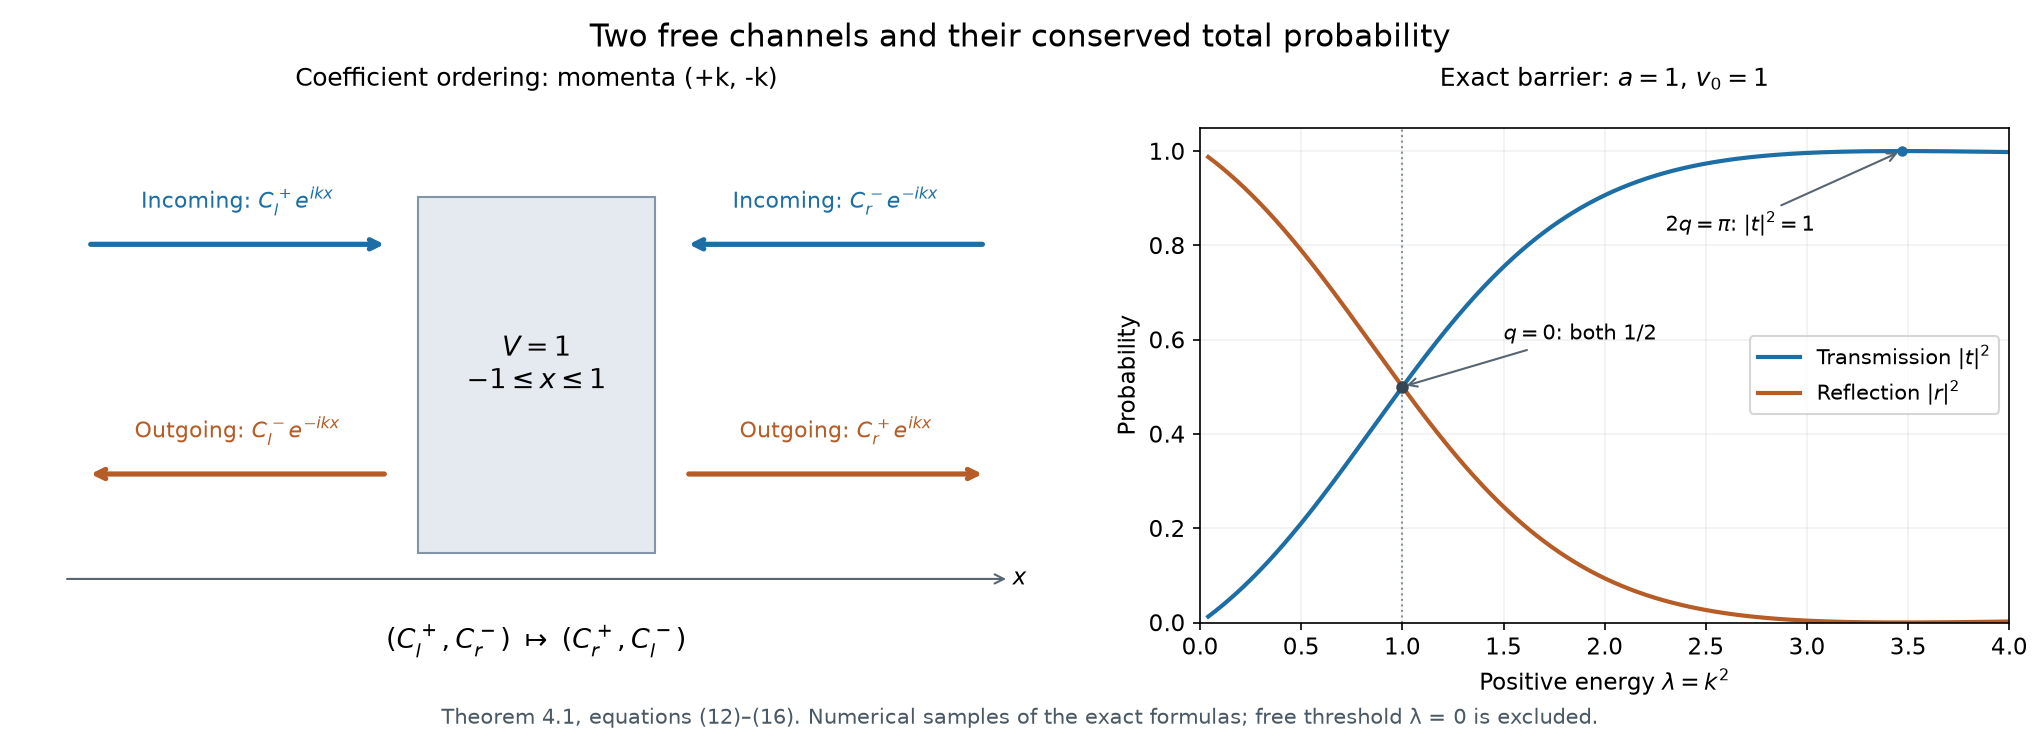

The Python source for this figure:
"""Original CC0 figure for the coefficient ordering and exact barrier formula.

Run with Python, numpy and matplotlib; output files are adjacent to this source.
No source image or private reference data are used.
"""
from pathlib import Path
import numpy as np
import matplotlib
matplotlib.use('Agg')
import matplotlib.pyplot as plt
from matplotlib.patches import Rectangle

plt.rcParams.update({'font.family':'DejaVu Sans','font.size':11,
                     'svg.hashsalt':'AN06-exact-barrier-v1'})
out=Path(__file__).resolve().parent
energy=np.unique(np.r_[np.linspace(.04,4,900),1.,1.+np.pi**2/4])
k=np.sqrt(energy)
q=np.sqrt((energy-1).astype(complex))
d=np.empty_like(q)
mask=abs(q)>1e-12
d[mask]=np.sin(2*q[mask])/q[mask]
d[~mask]=2
c=np.cos(2*q).real
alpha=((k*k+q*q)*d/(2*k)).real
beta=((k*k-q*q)*d/(2*k)).real
assert np.max(abs(c*c+alpha*alpha-1-beta*beta))<1e-11
t=np.exp(-2j*k)/(c-1j*alpha)
r=-1j*beta*t
transmission=abs(t)**2;reflection=abs(r)**2
assert np.max(abs(transmission+reflection-1))<1e-12
zero=np.where(energy==1)[0][0]
assert abs(transmission[zero]-.5)<1e-12

fig,(ax,bx)=plt.subplots(1,2,figsize=(13.6,5),gridspec_kw={'width_ratios':[1.2,1]})
fig.subplots_adjust(left=.025,right=.985,bottom=.17,top=.83,wspace=.20)
ax.set_xlim(-4.1,4.1);ax.set_ylim(-1.25,1.25);ax.axis('off')
ax.add_patch(Rectangle((-1,-.9),2,1.8,facecolor='#e5eaf0',edgecolor='#8394a6'))
ax.text(0,.05,r'$V=1$'+'\n'+r'$-1\leq x\leq1$',ha='center',va='center',fontsize=13)
ax.annotate('',xy=(4,-1.03),xytext=(-4,-1.03),arrowprops={'arrowstyle':'->','color':'#576573'})
ax.text(4.02,-1.03,r'$x$',ha='left',va='center')
blue='#1c6ea4';orange='#b65c26'
for x0,x1,y,color,label in [
    (-3.8,-1.25,.66,blue,r'Incoming: $C_l^+e^{ikx}$'),
    (3.8,1.25,.66,blue,r'Incoming: $C_r^-e^{-ikx}$'),
    (-1.25,-3.8,-.5,orange,r'Outgoing: $C_l^-e^{-ikx}$'),
    (1.25,3.8,-.5,orange,r'Outgoing: $C_r^+e^{ikx}$')]:
    ax.annotate('',xy=(x1,y),xytext=(x0,y),arrowprops={'arrowstyle':'->','lw':2.5,'color':color})
    ax.text((x0+x1)/2,y+.18,label,ha='center',color=color,fontsize=10.7)
ax.set_title('Coefficient ordering: momenta (+k, -k)',pad=20,fontsize=12)
ax.text(0,-1.38,r'$(C_l^+,C_r^-)\ \mapsto\ (C_r^+,C_l^-)$',ha='center',fontsize=13)
bx.plot(energy,transmission,color=blue,lw=2,label=r'Transmission $|t|^2$')
bx.plot(energy,reflection,color=orange,lw=2,label=r'Reflection $|r|^2$')
bx.axvline(1,color='#88939b',lw=1,ls=':')
bx.plot([1],[.5],marker='o',color='#354552',ms=5)
bx.annotate(r'$q=0$: both $1/2$',xy=(1,.5),xytext=(1.5,.6),fontsize=10,
            arrowprops={'arrowstyle':'->','color':'#576573'})
resonance=1+np.pi**2/4
bx.plot([resonance],[1],marker='o',color=blue,ms=4)
bx.annotate(r'$2q=\pi$: $|t|^2=1$',xy=(resonance,1),xytext=(2.3,.83),fontsize=10,
            arrowprops={'arrowstyle':'->','color':'#576573'})
bx.set_xlim(0,4);bx.set_ylim(0,1.05)
bx.set_xlabel(r'Positive energy $\lambda=k^2$');bx.set_ylabel('Probability')
bx.grid(alpha=.18);bx.legend(loc='center right',fontsize=10)
bx.set_title(r'Exact barrier: $a=1$, $v_0=1$',pad=20,fontsize=12)
fig.suptitle('Two free channels and their conserved total probability',fontsize=15,y=.97)
fig.text(.5,.035,'Theorem 4.1, equations (12)–(16). Numerical samples of the exact formulas; free threshold λ = 0 is excluded.',
         ha='center',fontsize=10,color='#4b5965')
fig.savefig(out/'scattering-channels-and-barrier.png',dpi=150,metadata={'Software':'AN06 original CC0 plot'})
fig.savefig(out/'scattering-channels-and-barrier.svg',metadata={'Date':None,'Creator':'AN06 original CC0 plot'})
plt.close(fig)
print('Original channel/probability figure generated; exact probability checks passed.')
